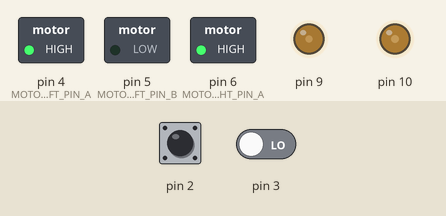
The sketch below on a simulated Arduino Uno, built with avr-gcc and run on an emulated ATmega328P. On the bench: switched loads named in the sketch (green lamp = pin HIGH), output pins drawn as LEDs (lit = HIGH). Dashed ring = blinking. The test bench sets the inputs (shaded band); at power-on: pin 2 LOW, pin 3 LOW.

Above: at 1.2 s.
1.3 s: pin 2 driven HIGH
At 2.63 s:
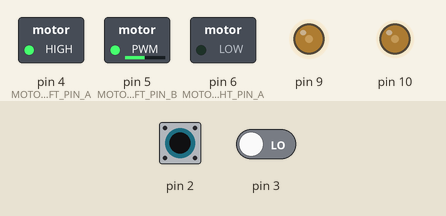
4.3 s: pin 3 driven HIGH
At 5.2 s:
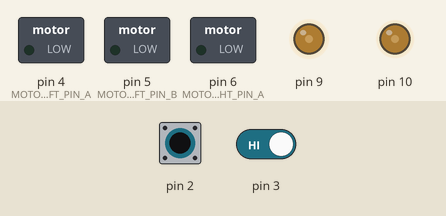
5.8 s: pin 2 driven LOW
At 7.13 s:
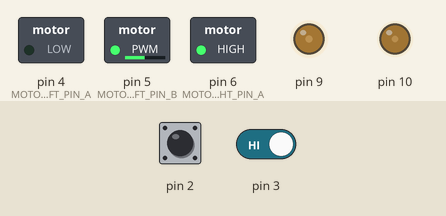
8.8 s: pin 2 driven HIGH
At 9.8 s:
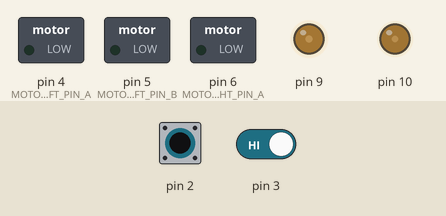
10.3 s: pin 3 driven LOW
At 11.63 s:
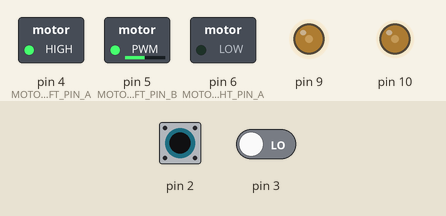
13.3 s: pin 2 pulsed LOW 2 times (0.12 s each, 0.3 s apart)
At 13.64 s:
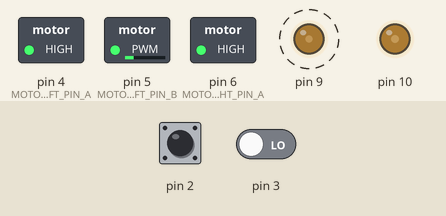
Timing chart, 0 to 17.3 s (numbered marks = the images above; inputs shaded):
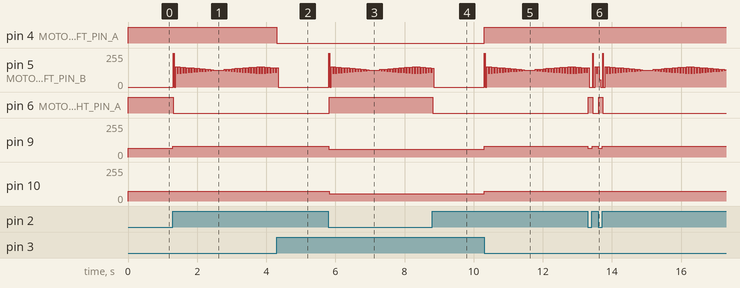

Measured:
- after the input at 1.3 s, pin 6 (MOTOR_RIGHT_PIN_A): HIGH → LOW at once; pin 9: 65/255 → 80/255 at once
- after the input at 4.3 s, pin 4 (MOTOR_LEFT_PIN_A): HIGH → LOW at once
- after the input at 5.8 s, pin 6 (MOTOR_RIGHT_PIN_A): LOW → HIGH at once; pin 9: 80/255 → 60/255 at once; pin 10: 75/255 → 53/255 at once
- after the input at 8.8 s, pin 6 (MOTOR_RIGHT_PIN_A): HIGH → LOW at once
- after the input at 10.3 s, pin 4 (MOTOR_LEFT_PIN_A): LOW → HIGH at once; pin 9: 60/255 → 80/255 at once; pin 10: 53/255 → 75/255 at once
- after the input at 13.3 s, pin 6 (MOTOR_RIGHT_PIN_A): alternates HIGH for 0.12 s and LOW for 0.18 s, 4 changes in all, then stays LOW, starting at once; pin 9: alternates 80/255 for 0.18 s and 65/255 for 0.12 s, 4 changes in all, then stays 80/255, starting at once

The sketch:

SimpleLineFollower_V3.ino
```cpp
#include "hal.h"
#include "motor.h"
#include "ir_sensor.h"
Motor  leftMotor(MOTOR_LEFT_PIN_A , MOTOR_LEFT_PIN_B, MOTOR_LEFT_ENABLE , ENCODE_LEFT_1_PIN , ENCODE_LEFT_2_PIN );
Motor rightMotor(MOTOR_RIGHT_PIN_A, MOTOR_LEFT_PIN_B, MOTOR_RIGHT_ENABLE, ENCODE_RIGHT_1_PIN, ENCODE_RIGHT_2_PIN);
IR_Sensor  leftIR(IR_SENSOR_LEFT );
IR_Sensor rightIR(IR_SENSOR_RIGHT);
void forward() {
  leftMotor.forward(MOTOR_SPEED_LEFT);
  rightMotor.forward(MOTOR_SPEED_RIGHT);
}
void right() {
  leftMotor.forward(MOTOR_SPEED_LEFT+15);
  rightMotor.reverse(MOTOR_SPEED_RIGHT);
}
void left() {
  leftMotor.reverse(MOTOR_SPEED_LEFT-5);
  rightMotor.forward(MOTOR_SPEED_RIGHT-22);
}
void stop() {
  leftMotor.stop();
  rightMotor.stop();
}
void setup() {

}
void loop() {
  bool IR_LEFT_DATA = leftIR.getDigitalData();
  bool IR_RIGHT_DATA = rightIR.getDigitalData();
  if(IR_LEFT_DATA)
  {
    if(IR_RIGHT_DATA) stop();
    else right();
  }
  else {
    if(IR_RIGHT_DATA) left();
    else forward();
  }
}
```

ir_sensor.h
```cpp
#ifndef _IR_SENSOR_H
  #define _IR_SENSOR_H
  #include "hal.h"
  class IR_Sensor{
    public:
    int digitalPin;
    int analogPin;
    IR_Sensor(){}
     IR_Sensor(int digitalPin){
        this->digitalPin = digitalPin;
        pinMode(digitalPin,INPUT);
     }
    IR_Sensor(int digitalPin,int analogPin){
      this->digitalPin = digitalPin;
      this->analogPin = analogPin;
      pinMode(digitalPin,INPUT);
      pinMode(analogPin,INPUT);
    }
    bool getDigitalData(){
      return  digitalRead(digitalPin);
    }
    int getAnalogData(){
      return analogRead(analogPin);
    }
  };
#endif
```

motor.h
```cpp
#ifndef _MOTOR_H
#define _MOTOR_H
#include "hal.h"
class Motor {
public:
  int ENABLE_PIN;
  int A_PIN;
  int B_PIN;
  int C1;
  int C2;
  Motor(int A_PIN, int B_PIN, int ENABLE_PIN, int C1, int C2) {
    this->A_PIN = A_PIN;
    this->B_PIN = B_PIN;
    this->ENABLE_PIN = ENABLE_PIN;
    this->C1 = C1;
    this->C2 = C2;
    pinMode(A_PIN, OUTPUT);
    pinMode(B_PIN, OUTPUT);
    pinMode(ENABLE_PIN, OUTPUT);
    pinMode(C1, INPUT);
    pinMode(C2, INPUT);
  }
  void forward(int speed = 0) {
    digitalWrite(A_PIN, HIGH);
    digitalWrite(B_PIN, LOW);
    analogWrite(ENABLE_PIN, speed);
    delay(DELAY_TIME);
  }
  void reverse(int speed = 0) {
    digitalWrite(A_PIN, LOW);
    digitalWrite(B_PIN, HIGH);
    analogWrite(ENABLE_PIN, speed);
    delay(DELAY_TIME);
  }
  void stop() {
    digitalWrite(A_PIN, LOW);
    digitalWrite(B_PIN, LOW);
    // analogWrite(ENABLE_PIN, speed);
    delay(DELAY_TIME);
  }
};
#endif
```

hal.h
```cpp
#ifndef _HAL_H
  #define _HAL_H
  #define IR_SENSOR_LEFT 2
  #define IR_SENSOR_RIGHT 3

  #define MOTOR_LEFT_PIN_A 4
  #define MOTOR_LEFT_PIN_B 5
  #define MOTOR_LEFT_ENABLE 9

  #define MOTOR_RIGHT_PIN_A 6
  #define MOTOR_RIGHT_PIN_B 7
  #define MOTOR_RIGHT_ENABLE 10

  #define ENCODE_LEFT_1_PIN A0
  #define ENCODE_LEFT_2_PIN A1

  #define ENCODE_RIGHT_1_PIN A2
  #define ENCODE_RIGHT_2_PIN A3

  #define MOTOR_SPEED_LEFT 65
  #define MOTOR_SPEED_RIGHT 75

  #define WHITE 0
  #define BLACK 1

  #define DELAY_TIME 8
#endif
```
